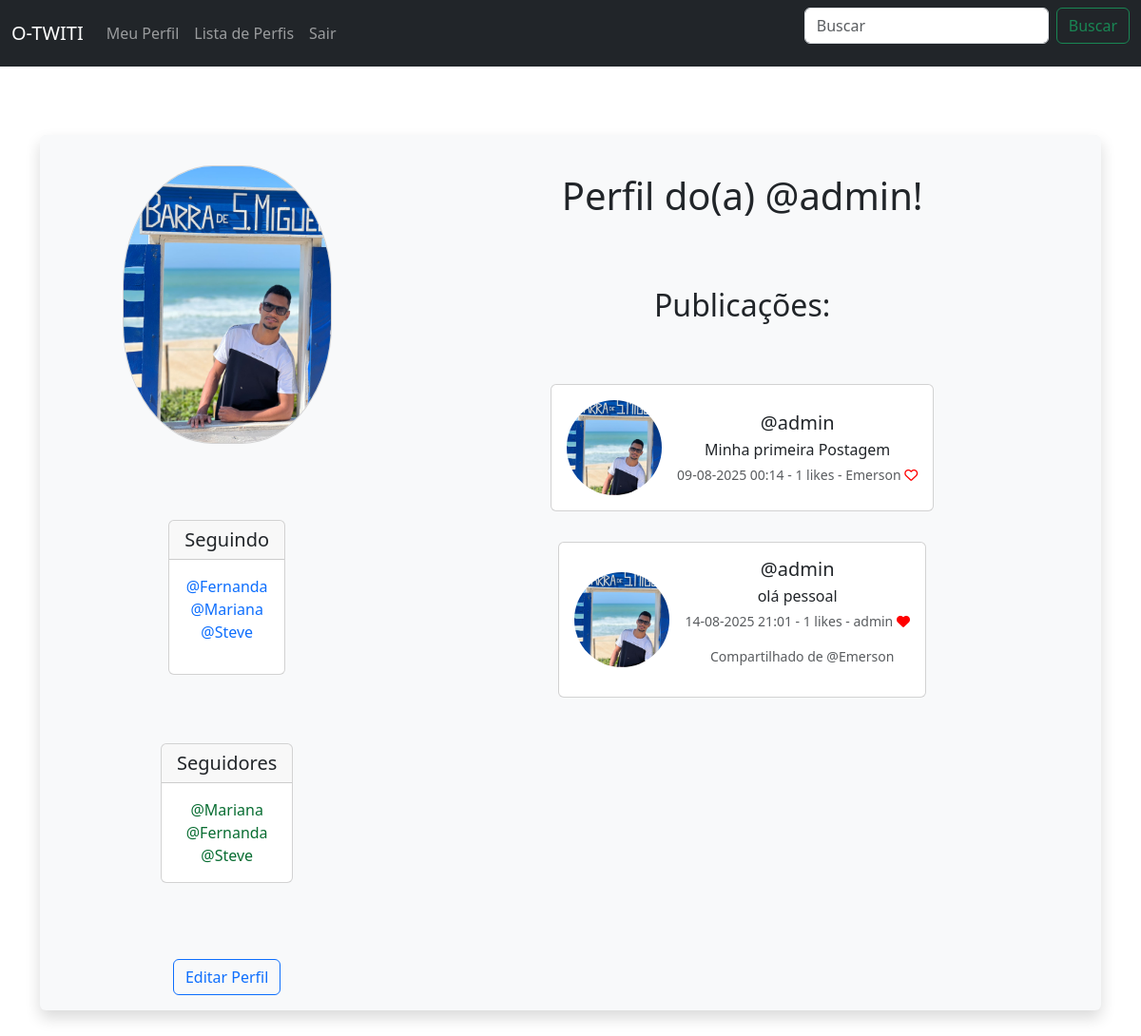
Screenshot of /profile/1 (signed in) with the database file from the repository.
### musker/models.py (models this page shows, shortened)
class UserProfile(models.Model):
    user = models.OneToOneField(User, on_delete=models.CASCADE)
    follows = models.ManyToManyField("self", related_name="followed_by", symmetrical=False, blank=True)
    date_modified = models.DateTimeField(User, auto_now=True)
    profile_image = models.ImageField(upload_to='images/', blank=True, null=True)
    def __str__(self):
        return self.user.username

class Meep(models.Model):
    user = models.ForeignKey(User, related_name='meeps', on_delete=models.DO_NOTHING)
    body = models.CharField(max_length=280)
    created_at = models.DateTimeField(auto_now_add=True)
    likes = models.ManyToManyField(User, related_name='meep_like', blank=True)
    shared_from = models.ForeignKey('self', null=True, blank=True, on_delete=models.SET_NULL, related_name='shares')
    @property
    def number_of_likes(self):
        return self.likes.count()

### musker/views.py (the view, shortened to what this page needs)
# urls.py: path('profile/<int:pk>', views.profile, name='profile'),
def profile(request, pk):
    if request.user.is_authenticated:
        profile = UserProfile.objects.get(user_id=pk)
        user_profile = UserProfile.objects.get(user=request.user)
        meeps = Meep.objects.filter(user_id=pk)
        return render(request, 'profile.html', {
            "profile": profile,
            "user_profile": user_profile,
            "meeps": meeps
        })
    else:
        messages.success(request, "Você precisa estar logado para visualizar esta página.")
        return redirect('home')

### musker/templates/profile.html (shortened to what this page needs)
<link rel="stylesheet" href="https://cdnjs.cloudflare.com/ajax/libs/font-awesome/6.4.2/css/all.min.css">
{% extends "base.html" %}
{% load static %}
{% block content %}
{% if profile %}
<div class="container text-center">
    <div class="row flex-column flex-md-row mt-5 mb-5 bg-light p-3 rounded shadow">
        <div class="col-md-4 order-md-2 d-flex flex-column align-items-center gap-3">
            {% if profile.profile_image %}
                <img class="card-img-top card mb-3 mt-3" style="max-width: 220px; border-radius: 43%;" src="{{ profile.profile_image.url }}" alt="{{ profile.user.username }}">
            {% else %}
                <img style="max-width: 220px; border-radius: 43%;" src="{% static 'images/FotoDePefil.png' %}" alt="Imagem padrão">
            {% endif %}
            <div class="card mb-3 mt-5 ">
                <h5 class="card-header">Seguindo</h5>
                <div class="card-body">
                    <p class="card-text mb-3">
                        {% for following in profile.follows.all %}
                            <a class="text-decoration-none" href="{% url 'profile' following.user.id %}">@{{ following }}</a><br />
                        {% endfor %}
                    </p>
                </div>
            </div>
            <br />
            <div class="card">
                <h5 class="card-header">Seguidores</h5>
                <div class="card-body">
                    <p class="card-text">
                        {% for follower in profile.followed_by.all %}
                            <a class="text-decoration-none list-group-item" style="color: rgb(8, 109, 50);"  href="{% url 'profile' follower.user.id %}">@{{ follower }}</a>
                        {% endfor %}
                    </p>
                </div>
            </div>
            <br />
            <br />
            {% if request.user.id == profile.user.id %}
            <a href="{% url 'update_user' %}" class="btn btn-outline-primary">Editar Perfil</a>
            {% endif %}
        </div>
        <div class="col-md-8 order-md-2 d-flex flex-column align-items-center gap-3 mt-4">
            <h1>Perfil do(a) @{{ profile.user.username }}!</h1>
            <h2 class="mt-5">Publicações:</h2>
            <br />
            {% if meeps %}
            {% for meep in meeps %}
                <div class="card mb-3">
                    <div class="card-body d-flex align-items-center">
                        {% if meep.user.userprofile.profile_image %}
                            <img src="{{ meep.user.userprofile.profile_image.url }}" alt="{{ meep.user.username }}" style="width: 100px; height: 100px; border-radius: 50%; object-fit: cover; margin-right: 16px;">
                        {% else %}
                            <img src="{% static 'images/FotoDePefil.png' %}" alt="Imagem padrão" style="width: 100px; height: 100px; border-radius: 50%; object-fit: cover; margin-right: 16px;">
                        {% endif %}
                        <div>
                            <h5 class="card-title mb-1">@{{ meep.user.username }}</h5>
                            <p class="card-text mb-1" style="word-break: break-word; white-space: pre-line;">{{ meep.body }}</p>
                            <p class="card-text">
                                <small class="text-muted">
                                    {{ meep.created_at|date:"d-m-Y H:i" }} -
                                    {{ meep.number_of_likes }}
                                    likes - {{ meep.likes.all|join:", " }}
                                    {% if user in meep.likes.all %}
                                        <a href="{% url 'meep_like' meep.id %}" title="Descurtir">
                                            <i class="fa-solid fa-heart" style="color: red;"></i>
                                        </a>
                                    {% else %}
                                        <a href="{% url 'meep_like' meep.id %}" title="Curtir">
                                            <i class="fa-regular fa-heart" style="color: red;"></i>
                                        </a>
                                    {% endif %}
                                    {% if meep.shared_from %}
                                        <div style="margin-left: 10px;" class="text-muted">Compartilhado de @{{ meep.shared_from.user.username }}</div>
                                    {% endif %}
                                </small>
                            </p>
                        </div>
                    </div>
                </div>
            {% endfor %}
            {% endif %}
        </div>
    </div>
</div>
{% endif %}
{% endblock %}

### rows the page displays
UserProfile: profile_image (picture), user.username "admin"
UserProfile: user.username "Fernanda"
UserProfile: user.username "Mariana"
UserProfile: user.username "Steve"
Meep: user.userprofile.profile_image (picture), user.username "admin", body "Minha primeira Postagem", created_at "09-08-2025 00:14", number_of_likes "1", likes.all "Emerson"
Meep: user.userprofile.profile_image (picture), user.username "admin", body "olá pessoal", created_at "14-08-2025 21:01", number_of_likes "1", likes.all "admin", shared_from.user.username "Emerson"
